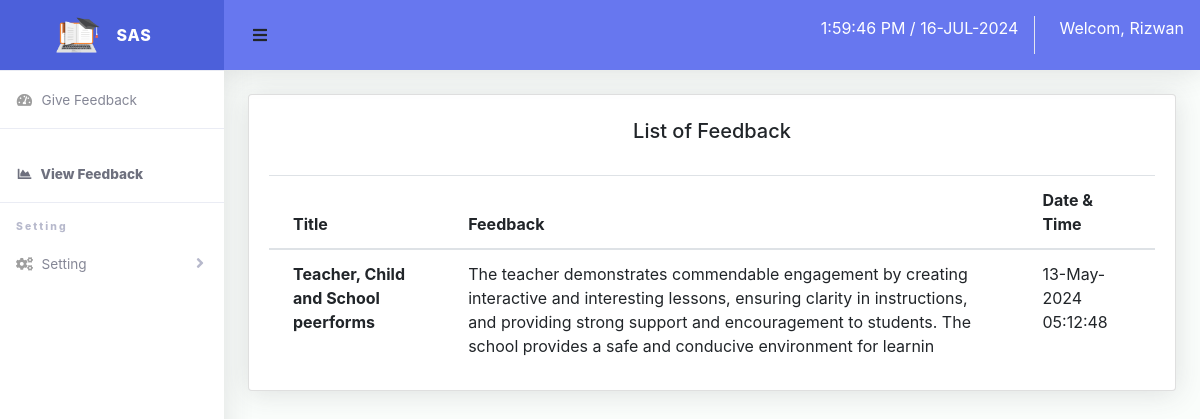
The page /parent/view-feedback.php (signed in) on the database its author committed.
### tables this page shows
CREATE TABLE `feedback` (
  `id` int(10) NOT NULL,
  `title` varchar(255) NOT NULL,
  `description` varchar(255) NOT NULL,
  `parent_id` int(10) NOT NULL,
  `date` timestamp(6) NOT NULL DEFAULT current_timestamp(6)
);

### include/function.php (called while the page is built, shortened)
<?php
require_once 'config.php';
function query($q)
{
	global $conn;
	$result = mysqli_query($conn, $q);
	if ($result) {
		$data = mysqli_fetch_all($result, MYSQLI_ASSOC);
		return $data;
	} else {
		$msg = array(
			'status' => false,
			'msg' => 'Connection failed: ' . mysqli_error($conn),
		);
	}
	return true;
}

### parent/view-feedback.php (the view, shortened to what this page needs)
<?php
require_once '../include/header.php';
require_once '../include/function.php';
$q = 'SELECT feedback.*, parent.fullname AS parent_name FROM feedback INNER JOIN parent ON feedback.parent_id = parent.id
WHERE feedback.parent_id = ' . $_SESSION['id'];
$data = query($q);
?>
<div class="container-fluid">
    <div class="card">
        <h5 class="card-title text-center mt-4">List of Feedback</h5>
        <div class="card-body">
            <table class="table">
                <thead>
                    <tr>
                        <th scope="col">Title</th>
                        <th scope="col">Feedback</th>
                        <th scope="col">Date & Time</th>
                    </tr>
                </thead>
                <tbody>
                    <?php
                    foreach ($data as $value) {
                        echo  ' <tr>
                                    <th>' . $value['title'] . '</th>
                                    <td>' . $value['description'] . '</td>
                                    <td>' . date_format(new DateTime($value['date']), 'd-F-Y h:i:s') . '</td>
                                </tr>
                    ';
                    }
                    ?>
                </tbody>
            </table>
        </div>
    </div>
</div>
<?php
require_once '../include/footer.php';
?>

### assets/css/style.css (style rules this page uses)
html { font-family: sans-serif; line-height: 1.15; -webkit-text-size-adjust: 100%; -webkit-tap-highlight-color: transparent }
body { margin: 0; font-family: -apple-system, BlinkMacSystemFont, "Segoe UI", Roboto, "Helvetica Neue", Arial, "Noto Sans", sans-serif, "Apple Color Emoji", "Segoe UI Emoji", "Segoe UI Symbol", "Noto Color Emoji"; font-size: 1rem; font-weight: 400; line-height: 1.5; color: #212529; text-align: left; background-color: #fff }
h1, h2, h3, h4, h5, h6 { margin-top: 0; margin-bottom: .5rem }
table { border-collapse: collapse }
th { text-align: inherit }
.h1, .h2, .h3, .h4, .h5, .h6, h1, h2, h3, h4, h5, h6 { margin-bottom: .5rem; font-weight: 500; line-height: 1.2 }
.h5, h5 { font-size: 1.25rem }
.container, .container-fluid, .container-lg, .container-md, .container-sm, .container-xl { width: 100%; padding-right: 15px; padding-left: 15px; margin-right: auto; margin-left: auto }
.table { width: 100%; margin-bottom: 1rem; color: #212529 }
.table td, .table th { padding: .75rem; vertical-align: top; border-top: 1px solid #dee2e6 }
.table thead th { vertical-align: bottom; border-bottom: 2px solid #dee2e6 }
.card { position: relative; display: -ms-flexbox; display: flex; -ms-flex-direction: column; flex-direction: column; min-width: 0; word-wrap: break-word; background-color: #fff; background-clip: border-box; border: 1px solid rgba(0, 0, 0, .125); border-radius: .25rem }
.card-body { -ms-flex: 1 1 auto; flex: 1 1 auto; min-height: 1px; padding: 1.25rem }
.card-title { margin-bottom: .75rem }
.mt-4, .my-4 { margin-top: 1.5rem !important }
.text-center { text-align: center !important }

### assets/css/dashboard.css (style rules this page uses)
html { position: relative; min-height: 100%; font-family: Nunito }
body { height: 100% }
.container, .container-fluid, .container-login { padding-left: 1.5rem; padding-right: 1.5rem }
.card .table { margin-bottom: 0 }
.card .table td, .card .table th { padding-right: 1.5rem; padding-left: 1.5rem }
.card { -webkit-box-shadow: 0 .15rem 1.75rem 0 rgba(58, 59, 69, .15) !important; box-shadow: 0 .15rem 1.75rem 0 rgba(58, 59, 69, .15) !important }

### rows shown on the page
feedback: title "Teacher, Child and School peerforms", description "The teacher demonstrates commendable engagement by creating interactive and interesting lessons, ensuring clarity in instructions, and providing strong support and encouragement to students. The school provides a safe and conducive environment for learnin", date "13-May-2024 05:12:48"

### other values the page prints
$_SESSION['fullname'] "Rizwan"
